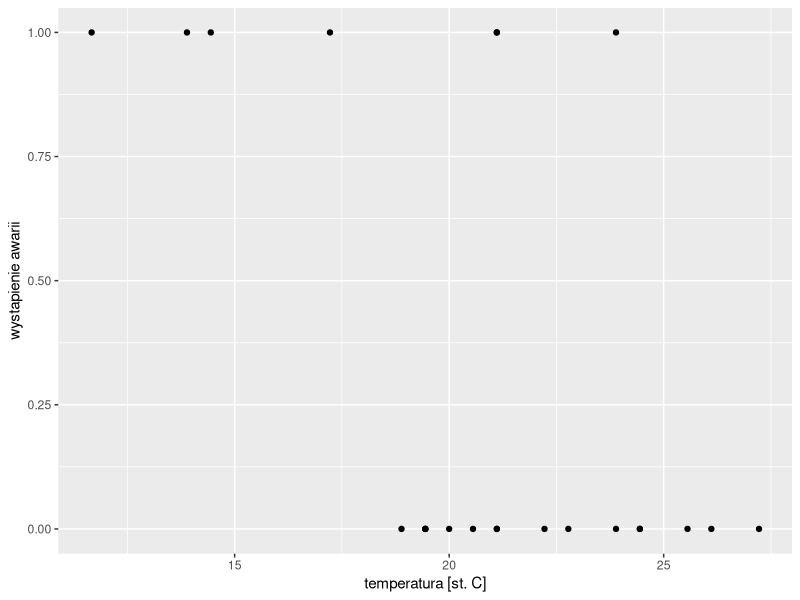
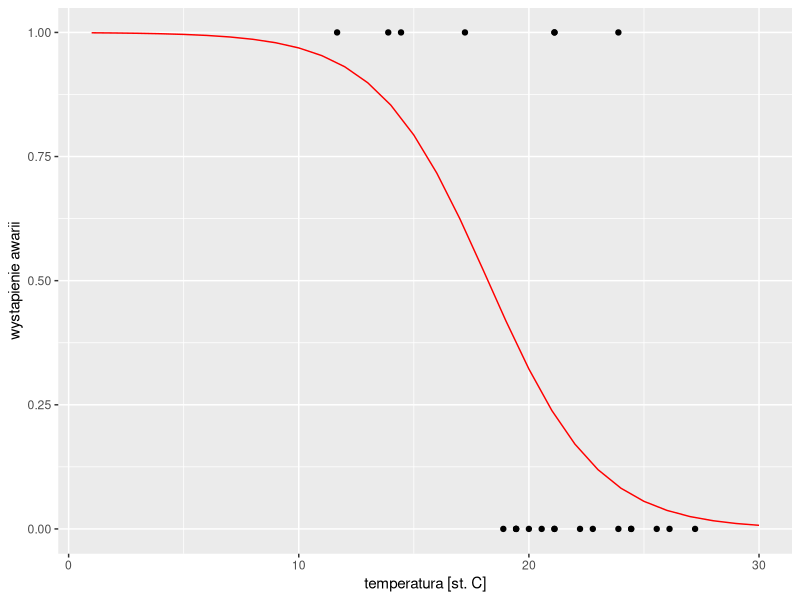

The R source for these figures, in order:
### Laboratorium nr 8 - Zadanie 6
# Autor: Szymon Baczyński
# Data:  12.12.2022

rm(list = ls())


library(ggplot2)



# 1) Wczytaj dane z pliku orings.txt. Kolumna temp zawiera temperaturę w stopniach Fahrenheita, natomiast binarna zmienna fail informuje o tym czy nastąpiła awaria o-ringu. 
#    Przelicz temperaturę na stopnie Celcjusza i wykonaj wykres punktowy ilustrujący dane.

orings_dane <- read.table("orings.txt", header = TRUE)
orings_C <- orings_dane
orings_C["temp"] <- (orings_C["temp"] - 32.0) / 1.8


g <- ggplot(orings_C)
g1 <- g + geom_point(aes(x = temp, y = fail)) + xlab("temperatura [st. C]") + ylab("wystapienie awarii")
plot(g1)



# 2) Wykonaj regresję logistyczną dla zmiennej wynikowej fail w funkcji zmiennej objaśniającej tempC. 
#     Odpowiedz na pytanie czy otrzymany model jest statystycznie uzasadniony na poziomie ufności α=0.05?

orings_model <- glm(formula = fail ~ temp, data = orings_C,  family = binomial)
print(summary(orings_model))

# Komentarz:
# Tak, jest statystycznie uzasadniony



# 3) Ilukrotnie zmieni się szansa awarii jeśli temperatura powietrza spadnie z 15 na 10 stopni Celcjusza?

szansa_awarii_z15na10 = 1/exp(orings_model[["coefficients"]][2] * (15-10))
print("Punkt 3:")
print(szansa_awarii_z15na10)



# 4) Przy pomocy funkcji predict() wyznacz prawdopobieństwa awarii w funkcji temperatury dla przedziału od 1 do 30 stopni Celcjusza z różnicą 1 stopnia. 
#     O ile zmieni się prawdopodobieństwo awarii jeśli temperatura powietrza spadnie z 15 na 10 stopni Celcjusza?

orings_new <- data.frame(temp = seq(1,30,1))
orings_new["fail"] <- predict(orings_model, newdata = orings_new, type = "response")
print("Punkt 4:")
print(orings_new[orings_new["temp"] == 10 ,"fail"] - orings_new[orings_new["temp"] == 15 ,"fail"])



# 5) Zobrazuj dane z pkt. 4 w formie czerwonej linii dodanej do rysunku z pkt. 1.

g2 <- g1 + geom_line(data = orings_new, aes(x=temp, y=fail), color="red")
plot(g2)

